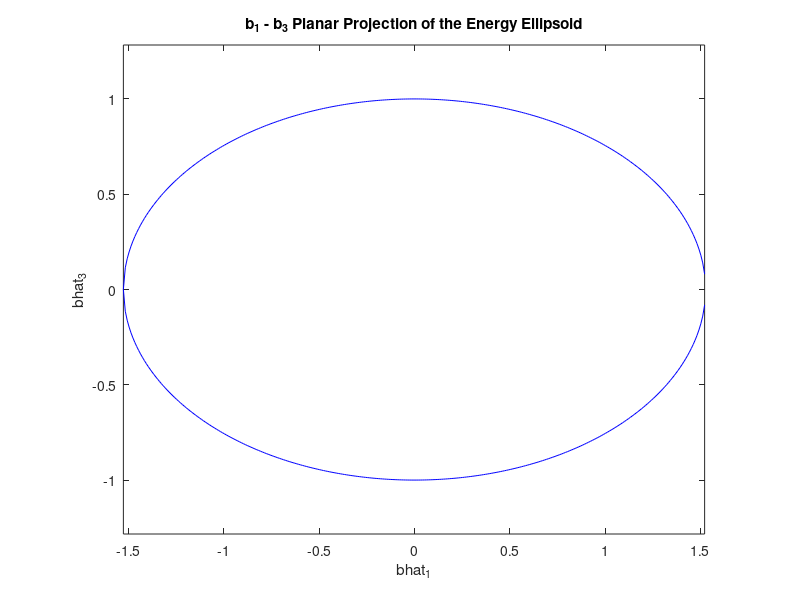
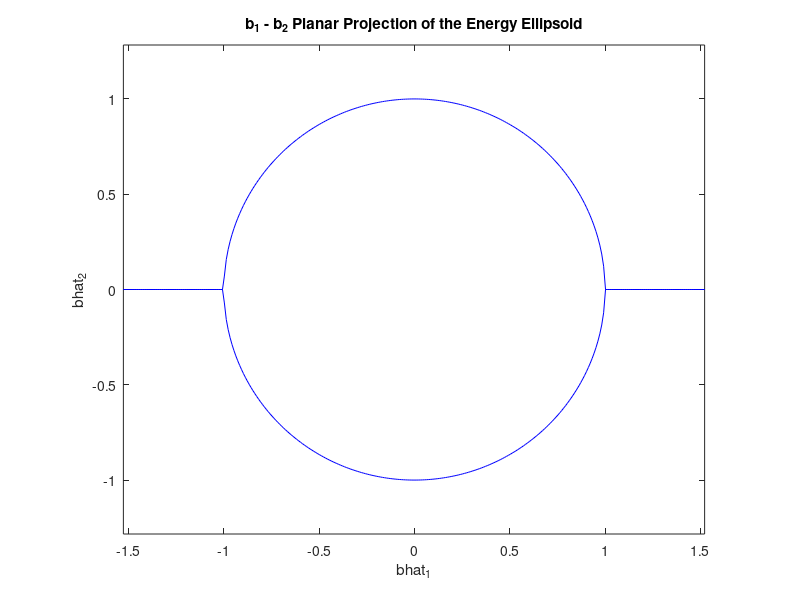
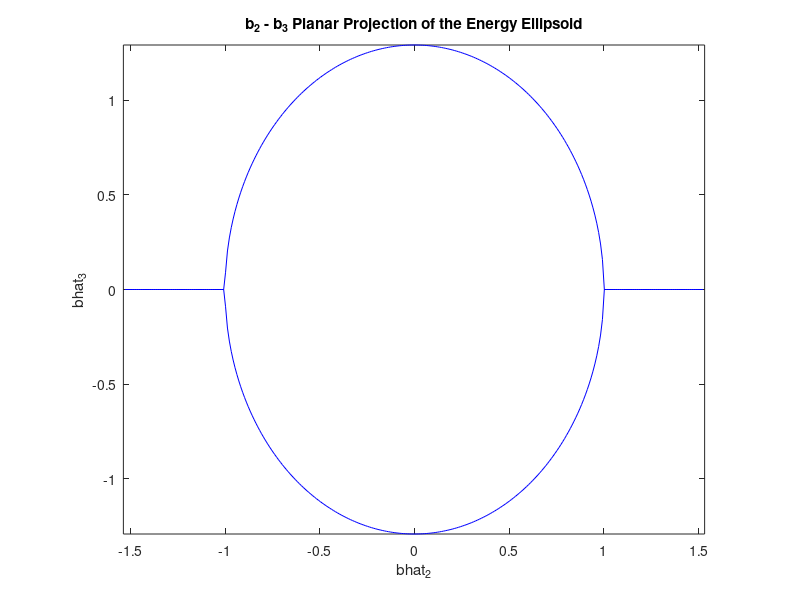

Source code (MATLAB) for these figures, in order:
close all
clear
clc

scrsz = get(0,'ScreenSize');

I(1,1:3,1:3) = [300 0 0; 0 300 0; 0 0 500];

x = -1.5275:.01:1.5275;

y = sqrt( 1-0.4286.*x.^2 );
figure('Position',[scrsz(3)/4 scrsz(4)/2 scrsz(3)/2 scrsz(4)/2])
plot(x,y,'b',x,-y,'b')
axis equal;
title('b_1 - b_3 Planar Projection of the Energy Ellipsoid')
ylabel('bhat_3')
xlabel('bhat_1')

y = sqrt( (1-x.^2));
figure('Position',[scrsz(3)/4 scrsz(4)/2 scrsz(3)/2 scrsz(4)/2])
plot(x,y,'b',x,-y,'b')
axis equal;
title('b_1 - b_2 Planar Projection of the Energy Ellipsoid')
ylabel('bhat_2')
xlabel('bhat_1')

y = sqrt( (1-x.^2)./0.6 );
figure('Position',[scrsz(3)/4 scrsz(4)/2 scrsz(3)/2 scrsz(4)/2])
plot(x,y,'b',x,-y,'b')
axis equal;
title('b_2 - b_3 Planar Projection of the Energy Ellipsoid')
ylabel('bhat_3')
xlabel('bhat_2')





%    for i = 1:length(w_mag)
%       w(inertia_index,i,1:3) = [w_mag(i) * sind(30) 0 -w_mag(i)*cosd(30)];
% 
%       s(inertia_index,i) = ((I(1,1) - I(3,3)) / I(1,1)) * (w(inertia_index,i,3));
% 
%       H = dyadicRightDot(I(1:3,1:3),w(inertia_index,i,1:3));
% 
%       p(inertia_index,i) = norm(H) / I(1,1);
% 
%       phi(inertia_index,i) = acosd((I(3,3)/(I(1,1)-I(3,3))) * s(inertia_index,i)/p(inertia_index,i));
% 
%       T(inertia_index,i) = 1 / p(inertia_index,i);
%    end
%    
% 
% scrsz = get(0,'ScreenSize');
% figure('Position',[scrsz(3)/4 scrsz(4)/2 scrsz(3)/2 scrsz(4)/2])
% plot(w_mag(1:i), p(1,:),'b',w_mag(1:i), p(2,:),'k')
% title('Precession rate vs w_{mag}')
% ylabel('Precession rate (rad/s)')
% xlabel('w_{mag} (rad/s)')
% legend('J = 300 kg*m^2', 'J = 75 kg*m^2','Location','EastOutside');
% 
% figure('Position',[scrsz(3)/4 scrsz(4)/2 scrsz(3)/2 scrsz(4)/2])
% plot(w_mag(1:i), s(1,:),'b',w_mag(1:i), s(2,:),'k')
% title('Spin rate vs w_{mag}')
% ylabel('Spin rate (rad/s)')
% xlabel('w_{mag} (rad/s)')
% legend('J = 300 kg*m^2', 'J = 75 kg*m^2','Location','EastOutside');
% 
% figure('Position',[scrsz(3)/4 scrsz(4)/2 scrsz(3)/2 scrsz(4)/2])
% plot(w_mag(1:i), phi(1,:),'b',w_mag(1:i), phi(2,:),'k')
% title('Nutation Angle vs w_{mag}')
% ylabel('Nutation Angle (degrees)')
% xlabel('w_{mag} (rad/s)')
% legend('J = 300 kg*m^2', 'J = 75 kg*m^2','Location','EastOutside');
% 
% figure('Position',[scrsz(3)/4 scrsz(4)/2 scrsz(3)/2 scrsz(4)/2])
% plot(w_mag(1:i), T(1,:),'b',w_mag(1:i), T(2,:),'k')
% title('Precession period vs w_{mag}')
% ylabel('Precession period (sec/rev)')
% xlabel('w_{mag} (rad/s)')
% legend('J = 300 kg*m^2', 'J = 75 kg*m^2','Location','EastOutside');
